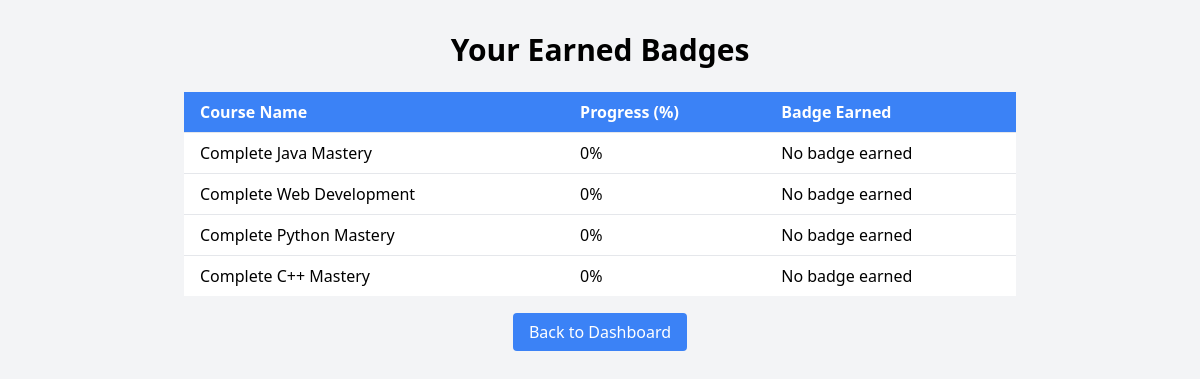
The app's page /badges.php (signed in) with its own data.
### tables this page shows
CREATE TABLE `student_progress` (
  `id` int(11) NOT NULL,
  `student_id` int(11) NOT NULL,
  `course_id` int(11) NOT NULL,
  `completed` int(11) DEFAULT 0,
  `last_accessed` timestamp NOT NULL DEFAULT current_timestamp() ON UPDATE current_timestamp()
);

CREATE TABLE `courses` (
  `id` int(11) NOT NULL,
  `course_name` varchar(255) NOT NULL,
  `description` text DEFAULT NULL,
  `teacher_id` int(11) DEFAULT NULL
);

### badges.php (the view, shortened to what this page needs)
<?php
include('db.php');
$user_id = $_SESSION['user_id'];
$query = "SELECT c.id AS course_id, c.course_name, sp.completed
          FROM student_progress sp
          JOIN courses c ON sp.course_id = c.id
          WHERE sp.student_id = ?";
$stmt = $conn->prepare($query);
$stmt->bind_param("i", $user_id);
$stmt->execute();
$result = $stmt->get_result();
$progress_data = [];
while ($row = $result->fetch_assoc()) {
    $progress_data[] = $row;
}
?>
<!DOCTYPE html>
<html lang="en">
<head>
  <script src="https://cdn.tailwindcss.com"></script>
</head>
<body class="bg-gray-100">
  <div class="max-w-4xl mx-auto p-8">
    <h1 class="text-3xl font-bold mb-6 text-center">Your Earned Badges</h1>
    <div class="overflow-x-auto">
      <table class="min-w-full divide-y divide-gray-200 shadow-md rounded-lg">
        <thead class="bg-blue-500 text-white">
          <tr>
            <th class="px-4 py-2 text-left">Course Name</th>
            <th class="px-4 py-2 text-left">Progress (%)</th>
            <th class="px-4 py-2 text-left">Badge Earned</th>
          </tr>
        </thead>
        <tbody class="bg-white divide-y divide-gray-200">
          <?php if (!empty($progress_data)): ?>
            <?php foreach ($progress_data as $course): ?>
              <?php
                $badge = '';
                $badgeImage = '';
                if ($course['completed'] >= 80) {
                    $badge = 'Pro Badge';
                    $badgeImage = 'pro_badge.png';
                } elseif ($course['completed'] >= 60) {
                    $badge = 'Intermediate Badge';
                    $badgeImage = 'intermediate_badge.png';
                } elseif ($course['completed'] >= 20) {
                    $badge = 'Beginner Badge';
                    $badgeImage = 'beginner_badge.png';
                } else {
                    $badge = 'No badge earned';
                }
              ?>
              <tr>
                <td class="px-4 py-2"><?= htmlspecialchars($course['course_name']) ?></td>
                <td class="px-4 py-2"><?= htmlspecialchars($course['completed']) ?>%</td>
                <td class="px-4 py-2">
                  <?php if ($badge != 'No badge earned'): ?>
                    <div class="flex items-center space-x-2">
                      <img src="<?= $badgeImage ?>" alt="<?= $badge ?>" class="h-10">
                      <span><?= $badge ?></span>
                    </div>
                  <?php else: ?>
                    <?= $badge ?>
                  <?php endif; ?>
                </td>
              </tr>
            <?php endforeach; ?>
          <?php else: ?>
            <tr>
              <td colspan="3" class="px-4 py-2 text-center text-gray-500">No badge data available.</td>
            </tr>
          <?php endif; ?>
        </tbody>
      </table>
    </div>
    <div class="text-center mt-6">
      <a href="dashboard.php" class="bg-blue-500 hover:bg-blue-600 text-white px-4 py-2 rounded transition duration-150">Back to Dashboard</a>
    </div>
  </div>
</body>
</html>

### records on screen
student_progress: course.course_name "Complete Java Mastery", completed "0", completed "No badge earned"
student_progress: course.course_name "Complete Web Development", completed "0", completed "No badge earned"
student_progress: course.course_name "Complete Python Mastery", completed "0", completed "No badge earned"
student_progress: course.course_name "Complete C++ Mastery", completed "0", completed "No badge earned"
